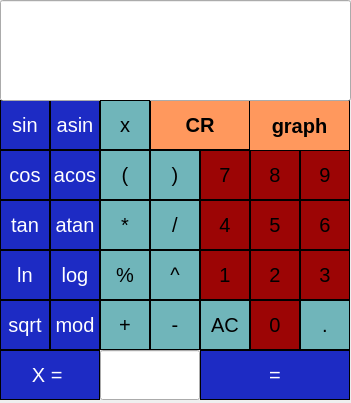
<?xml version="1.0" encoding="UTF-8"?>
<ui version="4.0">
 <class>MainWindow</class>
 <widget class="QMainWindow" name="MainWindow">
  <property name="geometry">
   <rect>
    <x>0</x>
    <y>0</y>
    <width>351</width>
    <height>403</height>
   </rect>
  </property>
  <property name="font">
   <font>
    <pointsize>15</pointsize>
   </font>
  </property>
  <property name="windowTitle">
   <string>MainWindow</string>
  </property>
  <property name="styleSheet">
   <string notr="true">QWidget{
  background-color: rgb(200, 200, 200);


  border: 1px solid black;
}

background-color : white;</string>
  </property>
  <widget class="QWidget" name="centralwidget">
   <widget class="QPushButton" name="pushButton_8">
    <property name="geometry">
     <rect>
      <x>250</x>
      <y>150</y>
      <width>50</width>
      <height>50</height>
     </rect>
    </property>
    <property name="styleSheet">
     <string notr="true">QPushButton {
  background-color: rgb(156, 5, 5);
  border: 1px solid black;
}
QPushButton:pressed {
    background-color: qlineargradient(x1: 0, y1: 0, x2: 0, y2: 1,
                                      stop: 0 #BEBEBE, stop: 1 #D7D7D7);
}</string>
    </property>
    <property name="text">
     <string>8</string>
    </property>
   </widget>
   <widget class="QPushButton" name="pushButton_mult">
    <property name="geometry">
     <rect>
      <x>100</x>
      <y>200</y>
      <width>50</width>
      <height>50</height>
     </rect>
    </property>
    <property name="styleSheet">
     <string notr="true">QPushButton {
  background-color: rgb(112, 181, 186);
  border: 1px solid black;
}
QPushButton:pressed {
    background-color: qlineargradient(x1: 0, y1: 0, x2: 0, y2: 1,
                                      stop: 0 #BEBEBE, stop: 1 #D7D7D7);
}</string>
    </property>
    <property name="text">
     <string>*</string>
    </property>
   </widget>
   <widget class="QPushButton" name="pushButton_asin">
    <property name="geometry">
     <rect>
      <x>50</x>
      <y>100</y>
      <width>50</width>
      <height>50</height>
     </rect>
    </property>
    <property name="styleSheet">
     <string notr="true">QPushButton {
  background-color: rgb(29, 43, 196);
  color: white; 
  border: 1px solid black;
}

QPushButton:pressed {
    background-color: qlineargradient(x1: 0, y1: 0, x2: 0, y2: 1,
                                      stop: 0 #FF7832, stop: 1 #FF9739);
}</string>
    </property>
    <property name="text">
     <string>asin</string>
    </property>
   </widget>
   <widget class="QPushButton" name="pushButton_tan">
    <property name="geometry">
     <rect>
      <x>0</x>
      <y>200</y>
      <width>50</width>
      <height>50</height>
     </rect>
    </property>
    <property name="styleSheet">
     <string notr="true">QPushButton {
  background-color: rgb(29, 43, 196);
  color: white; 
  border: 1px solid black;
}

QPushButton:pressed {
    background-color: qlineargradient(x1: 0, y1: 0, x2: 0, y2: 1,
                                      stop: 0 #FF7832, stop: 1 #FF9739);
}</string>
    </property>
    <property name="text">
     <string>tan</string>
    </property>
   </widget>
   <widget class="QPushButton" name="pushButton_graph">
    <property name="geometry">
     <rect>
      <x>249</x>
      <y>100</y>
      <width>101</width>
      <height>51</height>
     </rect>
    </property>
    <property name="font">
     <font>
      <weight>75</weight>
      <italic>false</italic>
      <bold>true</bold>
      <underline>false</underline>
      <strikeout>false</strikeout>
     </font>
    </property>
    <property name="styleSheet">
     <string notr="true">QPushButton {
  background-color: rgb(255, 152, 93);
  border: 1px solid black;
}
QPushButton:pressed {
    background-color: qlineargradient(x1: 0, y1: 0, x2: 0, y2: 1,
                                      stop: 0 #BEBEBE, stop: 1 #D7D7D7);
}</string>
    </property>
    <property name="text">
     <string>graph</string>
    </property>
   </widget>
   <widget class="QPushButton" name="pushButton_2">
    <property name="geometry">
     <rect>
      <x>250</x>
      <y>250</y>
      <width>50</width>
      <height>50</height>
     </rect>
    </property>
    <property name="styleSheet">
     <string notr="true">QPushButton {
  background-color: rgb(156, 5, 5);
  border: 1px solid black;
}
QPushButton:pressed {
    background-color: qlineargradient(x1: 0, y1: 0, x2: 0, y2: 1,
                                      stop: 0 #BEBEBE, stop: 1 #D7D7D7);
}</string>
    </property>
    <property name="text">
     <string>2</string>
    </property>
   </widget>
   <widget class="QPushButton" name="pushButton_bracketleft">
    <property name="geometry">
     <rect>
      <x>100</x>
      <y>150</y>
      <width>50</width>
      <height>50</height>
     </rect>
    </property>
    <property name="styleSheet">
     <string notr="true">QPushButton {
  background-color: rgb(112, 181, 186);
  border: 1px solid black;
}
QPushButton:pressed {
    background-color: qlineargradient(x1: 0, y1: 0, x2: 0, y2: 1,
                                      stop: 0 #BEBEBE, stop: 1 #D7D7D7);
}</string>
    </property>
    <property name="text">
     <string>(</string>
    </property>
   </widget>
   <widget class="QPushButton" name="pushButton_xequals">
    <property name="geometry">
     <rect>
      <x>0</x>
      <y>350</y>
      <width>100</width>
      <height>50</height>
     </rect>
    </property>
    <property name="styleSheet">
     <string notr="true">QPushButton {
  background-color: rgb(29, 43, 196);
  color: white; 
  border: 1px solid black;
}

QPushButton:pressed {
    background-color: qlineargradient(x1: 0, y1: 0, x2: 0, y2: 1,
                                      stop: 0 #FF7832, stop: 1 #FF9739);
}</string>
    </property>
    <property name="text">
     <string>X = </string>
    </property>
   </widget>
   <widget class="QPushButton" name="pushButton_sum">
    <property name="geometry">
     <rect>
      <x>100</x>
      <y>300</y>
      <width>50</width>
      <height>50</height>
     </rect>
    </property>
    <property name="styleSheet">
     <string notr="true">QPushButton {
  background-color: rgb(112, 181, 186);
  border: 1px solid black;
}
QPushButton:pressed {
    background-color: qlineargradient(x1: 0, y1: 0, x2: 0, y2: 1,
                                      stop: 0 #BEBEBE, stop: 1 #D7D7D7);
}</string>
    </property>
    <property name="text">
     <string>+</string>
    </property>
   </widget>
   <widget class="QPushButton" name="pushButton_bracketright">
    <property name="geometry">
     <rect>
      <x>150</x>
      <y>150</y>
      <width>50</width>
      <height>50</height>
     </rect>
    </property>
    <property name="styleSheet">
     <string notr="true">QPushButton {
  background-color: rgb(112, 181, 186);
  border: 1px solid black;
}
QPushButton:pressed {
    background-color: qlineargradient(x1: 0, y1: 0, x2: 0, y2: 1,
                                      stop: 0 #BEBEBE, stop: 1 #D7D7D7);
}</string>
    </property>
    <property name="text">
     <string>)</string>
    </property>
   </widget>
   <widget class="QPushButton" name="pushButton_ln">
    <property name="geometry">
     <rect>
      <x>0</x>
      <y>250</y>
      <width>50</width>
      <height>50</height>
     </rect>
    </property>
    <property name="styleSheet">
     <string notr="true">QPushButton {
  background-color: rgb(29, 43, 196);
  color: white; 
  border: 1px solid black;
}

QPushButton:pressed {
    background-color: qlineargradient(x1: 0, y1: 0, x2: 0, y2: 1,
                                      stop: 0 #FF7832, stop: 1 #FF9739);
}</string>
    </property>
    <property name="text">
     <string>ln</string>
    </property>
   </widget>
   <widget class="QLineEdit" name="result_X">
    <property name="geometry">
     <rect>
      <x>100</x>
      <y>350</y>
      <width>100</width>
      <height>50</height>
     </rect>
    </property>
    <property name="font">
     <font>
      <pointsize>15</pointsize>
     </font>
    </property>
    <property name="styleSheet">
     <string notr="true">QLineEdit {
  background-color: rgb(255, 253, 255);
  color: rgb(103, 102, 104); 
  border: 1px solid black;
}

background-color : white;</string>
    </property>
    <property name="text">
     <string/>
    </property>
    <property name="alignment">
     <set>Qt::AlignRight|Qt::AlignTrailing|Qt::AlignVCenter</set>
    </property>
   </widget>
   <widget class="QPushButton" name="pushButton_min">
    <property name="geometry">
     <rect>
      <x>150</x>
      <y>300</y>
      <width>50</width>
      <height>50</height>
     </rect>
    </property>
    <property name="styleSheet">
     <string notr="true">QPushButton {
  background-color: rgb(112, 181, 186);
  border: 1px solid black;
}
QPushButton:pressed {
    background-color: qlineargradient(x1: 0, y1: 0, x2: 0, y2: 1,
                                      stop: 0 #BEBEBE, stop: 1 #D7D7D7);
}</string>
    </property>
    <property name="text">
     <string>-</string>
    </property>
   </widget>
   <widget class="QPushButton" name="pushButton_percent">
    <property name="geometry">
     <rect>
      <x>100</x>
      <y>250</y>
      <width>50</width>
      <height>50</height>
     </rect>
    </property>
    <property name="styleSheet">
     <string notr="true">QPushButton {
  background-color: rgb(112, 181, 186);
  border: 1px solid black;
}
QPushButton:pressed {
    background-color: qlineargradient(x1: 0, y1: 0, x2: 0, y2: 1,
                                      stop: 0 #BEBEBE, stop: 1 #D7D7D7);
}</string>
    </property>
    <property name="text">
     <string>%</string>
    </property>
   </widget>
   <widget class="QPushButton" name="pushButton_7">
    <property name="geometry">
     <rect>
      <x>200</x>
      <y>150</y>
      <width>50</width>
      <height>50</height>
     </rect>
    </property>
    <property name="styleSheet">
     <string notr="true">QPushButton {
  background-color: rgb(156, 5, 5);
  border: 1px solid black;
}
QPushButton:pressed {
    background-color: qlineargradient(x1: 0, y1: 0, x2: 0, y2: 1,
                                      stop: 0 #BEBEBE, stop: 1 #D7D7D7);
}</string>
    </property>
    <property name="text">
     <string>7</string>
    </property>
   </widget>
   <widget class="QPushButton" name="pushButton_mod">
    <property name="geometry">
     <rect>
      <x>50</x>
      <y>300</y>
      <width>50</width>
      <height>50</height>
     </rect>
    </property>
    <property name="styleSheet">
     <string notr="true">QPushButton {
  background-color: rgb(29, 43, 196);
  color: white; 
  border: 1px solid black;
}

QPushButton:pressed {
    background-color: qlineargradient(x1: 0, y1: 0, x2: 0, y2: 1,
                                      stop: 0 #FF7832, stop: 1 #FF9739);
}</string>
    </property>
    <property name="text">
     <string>mod</string>
    </property>
   </widget>
   <widget class="QPushButton" name="pushButton_CR">
    <property name="geometry">
     <rect>
      <x>150</x>
      <y>100</y>
      <width>100</width>
      <height>50</height>
     </rect>
    </property>
    <property name="font">
     <font>
      <weight>75</weight>
      <bold>true</bold>
     </font>
    </property>
    <property name="styleSheet">
     <string notr="true">QPushButton {
  background-color: rgb(255, 152, 93);
  border: 1px solid black;
}
QPushButton:pressed {
    background-color: qlineargradient(x1: 0, y1: 0, x2: 0, y2: 1,
                                      stop: 0 #BEBEBE, stop: 1 #D7D7D7);
}</string>
    </property>
    <property name="text">
     <string>CR</string>
    </property>
   </widget>
   <widget class="QPushButton" name="pushButton_9">
    <property name="geometry">
     <rect>
      <x>300</x>
      <y>150</y>
      <width>50</width>
      <height>50</height>
     </rect>
    </property>
    <property name="styleSheet">
     <string notr="true">QPushButton {
  background-color: rgb(156, 5, 5);
  border: 1px solid black;
}
QPushButton:pressed {
    background-color: qlineargradient(x1: 0, y1: 0, x2: 0, y2: 1,
                                      stop: 0 #BEBEBE, stop: 1 #D7D7D7);
}</string>
    </property>
    <property name="text">
     <string>9</string>
    </property>
   </widget>
   <widget class="QPushButton" name="pushButton_AC">
    <property name="geometry">
     <rect>
      <x>200</x>
      <y>300</y>
      <width>50</width>
      <height>50</height>
     </rect>
    </property>
    <property name="styleSheet">
     <string notr="true">QPushButton {
  background-color: rgb(112, 181, 186);
  border: 1px solid black;
}
QPushButton:pressed {
    background-color: qlineargradient(x1: 0, y1: 0, x2: 0, y2: 1,
                                      stop: 0 #BEBEBE, stop: 1 #D7D7D7);
}</string>
    </property>
    <property name="text">
     <string>AC</string>
    </property>
   </widget>
   <widget class="QPushButton" name="pushButton_log">
    <property name="geometry">
     <rect>
      <x>50</x>
      <y>250</y>
      <width>50</width>
      <height>50</height>
     </rect>
    </property>
    <property name="styleSheet">
     <string notr="true">QPushButton {
  background-color: rgb(29, 43, 196);
  color: white; 
  border: 1px solid black;
}

QPushButton:pressed {
    background-color: qlineargradient(x1: 0, y1: 0, x2: 0, y2: 1,
                                      stop: 0 #FF7832, stop: 1 #FF9739);
}</string>
    </property>
    <property name="text">
     <string>log</string>
    </property>
   </widget>
   <widget class="QPushButton" name="pushButton_acos">
    <property name="geometry">
     <rect>
      <x>50</x>
      <y>150</y>
      <width>50</width>
      <height>50</height>
     </rect>
    </property>
    <property name="styleSheet">
     <string notr="true">QPushButton {
  background-color: rgb(29, 43, 196);
  color: white; 
  border: 1px solid black;
}

QPushButton:pressed {
    background-color: qlineargradient(x1: 0, y1: 0, x2: 0, y2: 1,
                                      stop: 0 #FF7832, stop: 1 #FF9739);
}</string>
    </property>
    <property name="text">
     <string>acos</string>
    </property>
   </widget>
   <widget class="QPushButton" name="pushButton_stepen">
    <property name="geometry">
     <rect>
      <x>150</x>
      <y>250</y>
      <width>50</width>
      <height>50</height>
     </rect>
    </property>
    <property name="styleSheet">
     <string notr="true">QPushButton {
  background-color: rgb(112, 181, 186);
  border: 1px solid black;
}
QPushButton:pressed {
    background-color: qlineargradient(x1: 0, y1: 0, x2: 0, y2: 1,
                                      stop: 0 #BEBEBE, stop: 1 #D7D7D7);
}</string>
    </property>
    <property name="text">
     <string>^</string>
    </property>
   </widget>
   <widget class="QPushButton" name="pushButton_cos">
    <property name="geometry">
     <rect>
      <x>0</x>
      <y>150</y>
      <width>50</width>
      <height>50</height>
     </rect>
    </property>
    <property name="styleSheet">
     <string notr="true">QPushButton {
  background-color: rgb(29, 43, 196);
  color: white; 
  border: 1px solid black;
}

QPushButton:pressed {
    background-color: qlineargradient(x1: 0, y1: 0, x2: 0, y2: 1,
                                      stop: 0 #FF7832, stop: 1 #FF9739);
}</string>
    </property>
    <property name="text">
     <string>cos</string>
    </property>
   </widget>
   <widget class="QPushButton" name="pushButton_sin">
    <property name="geometry">
     <rect>
      <x>0</x>
      <y>100</y>
      <width>50</width>
      <height>50</height>
     </rect>
    </property>
    <property name="styleSheet">
     <string notr="true">QPushButton {
  background-color: rgb(29, 43, 196);
  color: white; 
  border: 1px solid black;
}

QPushButton:pressed {
    background-color: qlineargradient(x1: 0, y1: 0, x2: 0, y2: 1,
                                      stop: 0 #FF7832, stop: 1 #FF9739);
}</string>
    </property>
    <property name="text">
     <string>sin</string>
    </property>
   </widget>
   <widget class="QLineEdit" name="result">
    <property name="geometry">
     <rect>
      <x>0</x>
      <y>0</y>
      <width>351</width>
      <height>101</height>
     </rect>
    </property>
    <property name="font">
     <font>
      <pointsize>25</pointsize>
      <weight>50</weight>
      <italic>false</italic>
      <bold>false</bold>
      <underline>false</underline>
      <strikeout>false</strikeout>
      <kerning>false</kerning>
     </font>
    </property>
    <property name="styleSheet">
     <string notr="true">QLineEdit {
  background-color: rgb(255, 255, 255);
  color: rgb(103, 102, 104); 
 border: 1px solid black;
}

background-color : white;</string>
    </property>
    <property name="text">
     <string/>
    </property>
    <property name="alignment">
     <set>Qt::AlignRight|Qt::AlignTrailing|Qt::AlignVCenter</set>
    </property>
   </widget>
   <widget class="QPushButton" name="pushButton_1">
    <property name="geometry">
     <rect>
      <x>200</x>
      <y>250</y>
      <width>50</width>
      <height>50</height>
     </rect>
    </property>
    <property name="styleSheet">
     <string notr="true">QPushButton {
  background-color: rgb(156, 5, 5);
  border: 1px solid black;
}
QPushButton:pressed {
    background-color: qlineargradient(x1: 0, y1: 0, x2: 0, y2: 1,
                                      stop: 0 #BEBEBE, stop: 1 #D7D7D7);
}</string>
    </property>
    <property name="text">
     <string>1</string>
    </property>
   </widget>
   <widget class="QPushButton" name="pushButton_6">
    <property name="geometry">
     <rect>
      <x>300</x>
      <y>200</y>
      <width>50</width>
      <height>50</height>
     </rect>
    </property>
    <property name="styleSheet">
     <string notr="true">QPushButton {
  background-color: rgb(156, 5, 5);
  border: 1px solid black;
}
QPushButton:pressed {
    background-color: qlineargradient(x1: 0, y1: 0, x2: 0, y2: 1,
                                      stop: 0 #BEBEBE, stop: 1 #D7D7D7);
}</string>
    </property>
    <property name="text">
     <string>6</string>
    </property>
   </widget>
   <widget class="QPushButton" name="pushButton_3">
    <property name="geometry">
     <rect>
      <x>300</x>
      <y>250</y>
      <width>50</width>
      <height>50</height>
     </rect>
    </property>
    <property name="styleSheet">
     <string notr="true">QPushButton {
  background-color: rgb(156, 5, 5);
  border: 1px solid black;
}
QPushButton:pressed {
    background-color: qlineargradient(x1: 0, y1: 0, x2: 0, y2: 1,
                                      stop: 0 #BEBEBE, stop: 1 #D7D7D7);
}</string>
    </property>
    <property name="text">
     <string>3</string>
    </property>
   </widget>
   <widget class="QPushButton" name="pushButton_div">
    <property name="geometry">
     <rect>
      <x>150</x>
      <y>200</y>
      <width>50</width>
      <height>50</height>
     </rect>
    </property>
    <property name="styleSheet">
     <string notr="true">QPushButton {
  background-color: rgb(112, 181, 186);
  border: 1px solid black;
}
QPushButton:pressed {
    background-color: qlineargradient(x1: 0, y1: 0, x2: 0, y2: 1,
                                      stop: 0 #BEBEBE, stop: 1 #D7D7D7);
}</string>
    </property>
    <property name="text">
     <string>/</string>
    </property>
   </widget>
   <widget class="QPushButton" name="pushButton_sqrt">
    <property name="geometry">
     <rect>
      <x>0</x>
      <y>300</y>
      <width>50</width>
      <height>50</height>
     </rect>
    </property>
    <property name="styleSheet">
     <string notr="true">QPushButton {
  background-color: rgb(29, 43, 196);
  color: white; 
  border: 1px solid black;
}

QPushButton:pressed {
    background-color: qlineargradient(x1: 0, y1: 0, x2: 0, y2: 1,
                                      stop: 0 #FF7832, stop: 1 #FF9739);
}</string>
    </property>
    <property name="text">
     <string>sqrt</string>
    </property>
   </widget>
   <widget class="QPushButton" name="pushButton_X">
    <property name="geometry">
     <rect>
      <x>100</x>
      <y>100</y>
      <width>50</width>
      <height>50</height>
     </rect>
    </property>
    <property name="styleSheet">
     <string notr="true">QPushButton {
  background-color: rgb(112, 181, 186);
  border: 1px solid black;
}
QPushButton:pressed {
    background-color: qlineargradient(x1: 0, y1: 0, x2: 0, y2: 1,
                                      stop: 0 #BEBEBE, stop: 1 #D7D7D7);
}</string>
    </property>
    <property name="text">
     <string>x</string>
    </property>
   </widget>
   <widget class="QPushButton" name="pushButton_atan">
    <property name="geometry">
     <rect>
      <x>50</x>
      <y>200</y>
      <width>50</width>
      <height>50</height>
     </rect>
    </property>
    <property name="styleSheet">
     <string notr="true">QPushButton {
  background-color: rgb(29, 43, 196);
  color: white; 
  border: 1px solid black;
}

QPushButton:pressed {
    background-color: qlineargradient(x1: 0, y1: 0, x2: 0, y2: 1,
                                      stop: 0 #FF7832, stop: 1 #FF9739);
}</string>
    </property>
    <property name="text">
     <string>atan</string>
    </property>
   </widget>
   <widget class="QPushButton" name="pushButton_enter">
    <property name="geometry">
     <rect>
      <x>200</x>
      <y>350</y>
      <width>150</width>
      <height>50</height>
     </rect>
    </property>
    <property name="styleSheet">
     <string notr="true">QPushButton {
  background-color: rgb(29, 43, 196);
  color: white; 
  border: 1px solid black;
}

QPushButton:pressed {
    background-color: qlineargradient(x1: 0, y1: 0, x2: 0, y2: 1,
                                      stop: 0 #FF7832, stop: 1 #FF9739);
}</string>
    </property>
    <property name="text">
     <string>=</string>
    </property>
   </widget>
   <widget class="QPushButton" name="pushButton_4">
    <property name="geometry">
     <rect>
      <x>200</x>
      <y>200</y>
      <width>50</width>
      <height>50</height>
     </rect>
    </property>
    <property name="styleSheet">
     <string notr="true">QPushButton {
  background-color: rgb(156, 5, 5);
  border: 1px solid black;
}
QPushButton:pressed {
    background-color: qlineargradient(x1: 0, y1: 0, x2: 0, y2: 1,
                                      stop: 0 #BEBEBE, stop: 1 #D7D7D7);
}</string>
    </property>
    <property name="text">
     <string>4</string>
    </property>
   </widget>
   <widget class="QPushButton" name="pushButton_dot">
    <property name="geometry">
     <rect>
      <x>300</x>
      <y>300</y>
      <width>50</width>
      <height>50</height>
     </rect>
    </property>
    <property name="styleSheet">
     <string notr="true">QPushButton {
  background-color: rgb(112, 181, 186);
  border: 1px solid black;
}
QPushButton:pressed {
    background-color: qlineargradient(x1: 0, y1: 0, x2: 0, y2: 1,
                                      stop: 0 #BEBEBE, stop: 1 #D7D7D7);
}</string>
    </property>
    <property name="text">
     <string>.</string>
    </property>
   </widget>
   <widget class="QPushButton" name="pushButton_5">
    <property name="geometry">
     <rect>
      <x>250</x>
      <y>200</y>
      <width>50</width>
      <height>50</height>
     </rect>
    </property>
    <property name="styleSheet">
     <string notr="true">QPushButton {
  background-color: rgb(156, 5, 5);
  border: 1px solid black;
}
QPushButton:pressed {
    background-color: qlineargradient(x1: 0, y1: 0, x2: 0, y2: 1,
                                      stop: 0 #BEBEBE, stop: 1 #D7D7D7);
}</string>
    </property>
    <property name="text">
     <string>5</string>
    </property>
   </widget>
   <widget class="QPushButton" name="pushButton_0">
    <property name="geometry">
     <rect>
      <x>250</x>
      <y>300</y>
      <width>50</width>
      <height>50</height>
     </rect>
    </property>
    <property name="styleSheet">
     <string notr="true">QPushButton {
  background-color: rgb(156, 5, 5);
  border: 1px solid black;
}
QPushButton:pressed {
    background-color: qlineargradient(x1: 0, y1: 0, x2: 0, y2: 1,
                                      stop: 0 #BEBEBE, stop: 1 #D7D7D7);
}</string>
    </property>
    <property name="text">
     <string>0</string>
    </property>
   </widget>
  </widget>
 </widget>
 <resources/>
 <connections/>
</ui>
